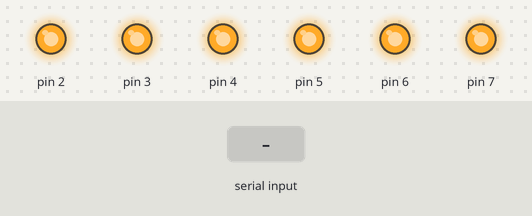
Bench run of a sketch on a simulated Arduino Uno, built with avr-gcc and run on an emulated ATmega328P. On the bench: output pins drawn as LEDs (lit = HIGH). Dashed ring = blinking. The inputs (shaded band) are chosen by the test bench.

Above: at 1.2 s.
1.3 s: "A" received over Serial
At 2.1 s:
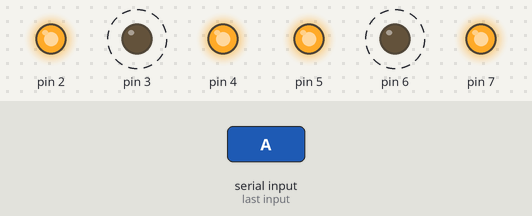
Timing chart, 0 to 10.3 s (numbered marks = the images above; inputs shaded):
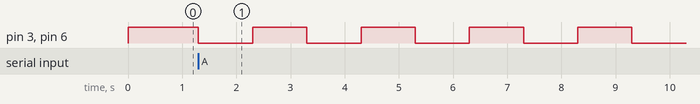

The sketch:

semaforo_serial.ino
```cpp
void setup() {
  Serial.begin(9600);           // initialize serial:
  DDRD = DDRD | 0b11111100;     // configure port direction
  PORTD = 0b11111100;           // init of LEDs
}

void loop() {
  while (Serial.available() > 0) {
    byte command = Serial.read();
    if (command == 'A') {
      while (1) {
        // Blink yellow LEDs (semaphore Out of Service)
        PORTD = 0b10110111;
        delay(1000);                       // wait for a second
        PORTD = 0b11111111;
        delay(1000);                       // wait for a second
      }
    }
    else { PORTD = ~command; }
  }
}
```

Measured:
- after the input at 1.3 s, pin 3, pin 6: alternates HIGH for 1.0 s and LOW for 1.0 s, starting at once
